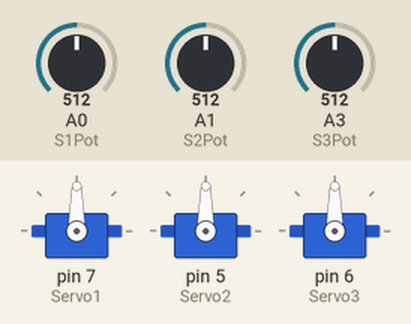
This sketch was run on a simulated Arduino Uno, built with avr-gcc and run on an emulated ATmega328P. Shown: 3 × servo. Inputs (shaded band) come from the test bench; at power-on: A0 (S1Pot) = 512, A1 (S2Pot) = 512, A3 (S3Pot) = 512.

Above: at 1.2 s.
1.3 s: A0 (S1Pot) set to 716
At 1.9 s:
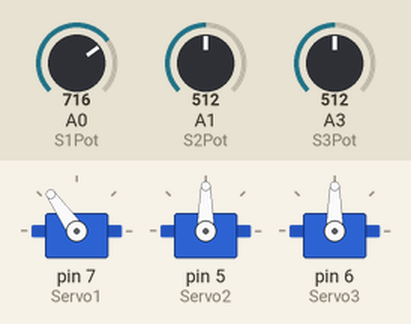
2.8 s: A1 (S2Pot) set to 716
At 4.0 s:
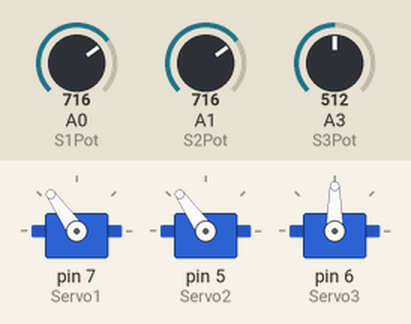
4.3 s: A3 (S3Pot) set to 716
At 5.3 s:
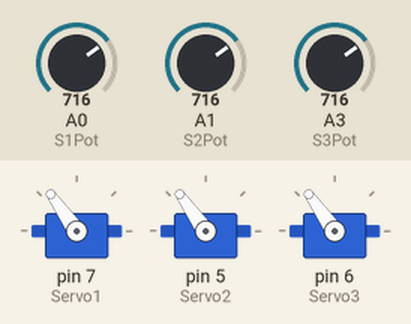
5.8 s: A0 (S1Pot) set to 900
At 6.5 s:
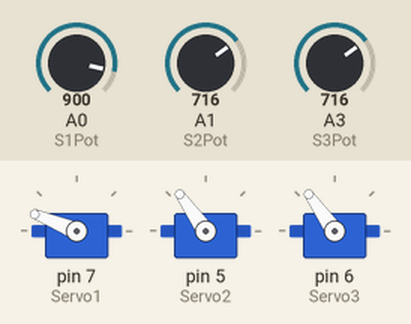
7.3 s: A1 (S2Pot) set to 900
At 7.6 s:
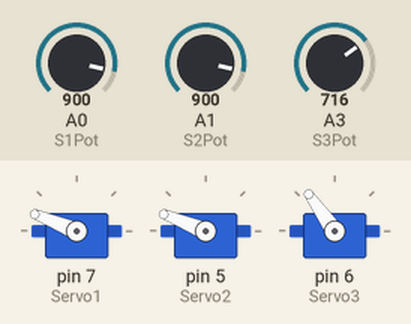
8.8 s: A3 (S3Pot) set to 900
At 10.0 s:
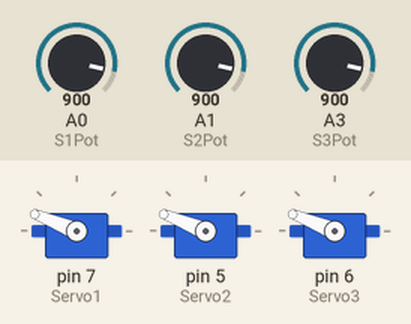
Timing chart, 0 to 11.3 s (numbered marks = the images above; inputs shaded):
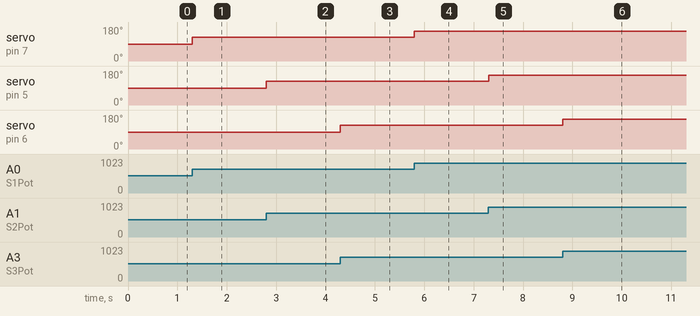

The sketch:

robotic-arm.ino
```cpp
#define Servo1 7
#define Servo2 5
#define Servo3 6

#define S1Pot A0
#define S2Pot A1
#define S3Pot A3

int position1 = 0;
int position2 = 0;
int position3 = 0;

#include <Servo.h>

Servo servo1;
Servo servo2;
Servo servo3;

void setup()
{
  servo1.attach(Servo1);
  servo2.attach(Servo2);
  servo3.attach(Servo3);

  pinMode(S1Pot, INPUT);
  pinMode(S2Pot, INPUT);
  pinMode(S3Pot, INPUT);
}

void loop()
{
  position1 = map(analogRead(S1Pot),0,1023,0,180);
  position2 = map(analogRead(S2Pot),0,1023,0,180);
  position3 = map(analogRead(S3Pot),0,1023,0,180);

  servo1.write(position1);
  servo2.write(position2);
  servo3.write(position3);
}
```

Measured:
- after the input at 1.3 s, servo on pin 7 (Servo1): 90° → 125° at once
- after the input at 2.8 s, servo on pin 5 (Servo2): 90° → 125° at once
- after the input at 4.3 s, servo on pin 6 (Servo3): 90° → 125° at once
- after the input at 5.8 s, servo on pin 7 (Servo1): 125° → 158° at once
- after the input at 7.3 s, servo on pin 5 (Servo2): 125° → 158° at once
- after the input at 8.8 s, servo on pin 6 (Servo3): 125° → 158° at once
